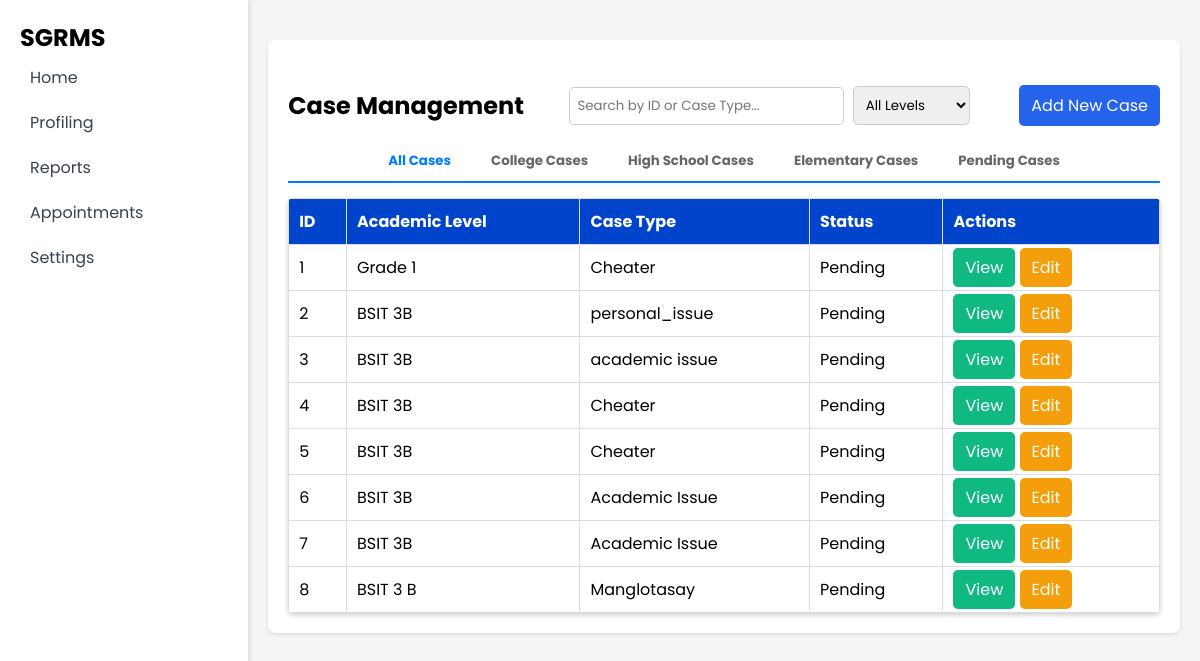
Screenshot of /Reports/case.php with the database file from the repository.
### tables this page shows
CREATE TABLE `case_records` (
  `case_id` int(11) NOT NULL,
  `student_name` varchar(100) NOT NULL,
  `academic_level` varchar(50) NOT NULL,
  `grade_level` int(10) NOT NULL,
  `course_section` varchar(50) NOT NULL,
  `description` text NOT NULL,
  `case_type` varchar(100) NOT NULL,
  `reported_by` varchar(100) NOT NULL,
  `filed_date` date NOT NULL DEFAULT curdate(),
  `filed_time` time NOT NULL DEFAULT curtime(),
  `status` varchar(50) NOT NULL
);

### Reports/case.php (the view, shortened to what this page needs)
<?php
include $_SERVER['DOCUMENT_ROOT'].'/SGRMS/Database/db_connect.php';
$sql = "SELECT case_id, academic_level, case_type, description, status FROM case_records";
$result = $conn->query($sql);
?>
<!DOCTYPE html>
<html lang="en">
<head>
    <link rel="stylesheet" href="/SGRMS/CSS/style.css">
    <link rel="stylesheet" href="/SGRMS/CSS/table.css">
</head>
<body>
    <div class="container">
    <aside class="sidebar">
        <h1>SGRMS</h1>
        <ul>
            <li><a href="/SGRMS/SuperAdmin/superadmin.php">Home</a></li>
            <li class="has-submenu">
                <a href="#" id="profiling-link">Profiling</a>
            </li>
            <li><a href="/SGRMS/Reports/case.php">Reports</a></li>
            <li><a href="/SGRMS/Appointment/schedule.php">Appointments</a></li>
            <li><a href="#">Settings</a></li>
        </ul>
    </aside>
        <main class="wrapper">
            <div class="card">
                <div class="search-flex">
                    <h2>Case Management</h2>
                    <div class="search-bar">
                        <input type="text" id="search" name="search" class="search" placeholder="Search by ID or Case Type..." onkeyup="searchCases()">
                        <select name="filter_educ" id="filter_educ">
                            <option value="">All Levels</option>
                        </select>
                    </div>
                    <a href="add.case.php" class="btn btn-add">Add New Case</a>
                </div>
                <div class="tab-container">
                    <button id="allTab" class="tab active" onclick="filterCases('all')">All Cases</button>
                    <button id="collegeTab" class="tab" onclick="filterCases('college')">College Cases</button>
                    <button id="highschoolTab" class="tab" onclick="filterCases('high school')">High School Cases</button>
                    <button id="elementaryTab" class="tab" onclick="filterCases('elementary')">Elementary Cases</button>
                    <button id="pendingTab" class="tab" onclick="filterCases('pending')">Pending Cases</button>
                </div>
                <div class="table-container">
                    <table id="caseTable">
                        <thead>
                            <tr>
                                <th>ID</th>
                                <th>Academic Level</th>
                                <th>Case Type</th>
                                <th>Status</th>
                                <th>Actions</th>
                            </tr>
                        </thead>
                        <tbody>
                            <?php
                                if ($result->num_rows > 0) {
                                    while ($row = $result->fetch_assoc()) {
                                        echo "<tr>
                                                <td>{$row['case_id']}</td>
                                                <td>{$row['academic_level']}</td>
                                                <td>{$row['case_type']}</td>
                                                <td>{$row['status']}</td>
                                                <td class='actions'>
                                                    <a href='case.view.php?id={$row['case_id']}' class='btn btn-view'>View</a>
                                                    <a href='case.update.php?id={$row['case_id']}' class='btn btn-edit'>Edit</a>
                                                </td>
                                              </tr>";
                                    }
                                } else {
                                    echo "<tr><td colspan='5'>No records found</td></tr>";
                                }
                            ?>
                        </tbody>
                    </table>
                </div>
            </div>
        </main>
    </div>
</body>
</html>

### CSS/style.css (style rules this page uses)
* { margin: 0; padding: 0; box-sizing: border-box; font-family: 'Poppins', sans-serif; text-decoration: none; }
body { background-color: #f3f4f6; margin: 0; padding: 0; }
.container { display: flex; min-height: 100vh; }
.sidebar { width: 250px; background: white; padding: 20px; box-shadow: 2px 0 5px rgba(0,0,0,0.1); }
.sidebar ul { list-style: none; padding: 0; }
.sidebar ul li { padding: 10px; }
.sidebar ul li a { text-decoration: none; color: #374151; display: flex; align-items: center; }
.wrapper { flex-grow: 1; padding: 20px; }
.card { background: white; padding: 20px; border-radius: 8px; box-shadow: 0 2px 4px rgba(0,0,0,0.1); }
body { font-family: Arial, sans-serif; margin: 0; padding: 0; background-color: #f5f5f5; }
.wrapper { width: 80%; margin: 20px auto; }
table { width: 100%; border-collapse: collapse; background: white; border-radius: 5px; overflow: hidden; box-shadow: 0 2px 5px rgba(0, 0, 0, 0.2); }
th, td { padding: 10px; border-bottom: 1px solid #ddd; text-align: center; }
th { background-color: #0044cc; color: white; }

### CSS/table.css (style rules this page uses)
table { width: 100%; border-collapse: collapse; }
table th, table td { border: 1px solid #ddd; padding: 10px; text-align: left; }
.btn { padding: 8px 12px; border-radius: 5px; color: white; border: none; cursor: pointer; text-decoration: none; }
.btn-add { background: #2563eb; }
.btn-edit { background: #f59e0b; }
.btn-view { background: #10b981; }
.search-flex { display: flex; justify-content: space-between; align-items: center; margin-bottom: 15px; margin-top: 25px; }
.search-bar input, .search-bar select { padding: 8px; border: 1px solid #ccc; border-radius: 5px; margin-right: 5px; }

### Reports/case.php (style rules this page uses)
.tab-container { display: flex; justify-content: center; border-bottom: 2px solid #007bff; margin-bottom: 15px; }
.tab { padding: 10px 20px; cursor: pointer; font-weight: bold; color: #666; border: none; background: none; }
.tab:hover, .tab.active { color: #007bff; }
.sidebar ul { list-style: none; padding: 0; margin: 0; }
.sidebar ul li { position: relative; }

### rows the page displays
case_records: case_id "1", academic_level "Grade 1", case_type "Cheater", status "Pending"
case_records: case_id "2", academic_level "BSIT 3B", case_type "personal_issue", status "Pending"
case_records: case_id "3", academic_level "BSIT 3B", case_type "academic issue", status "Pending"
case_records: case_id "4", academic_level "BSIT 3B", case_type "Cheater", status "Pending"
case_records: case_id "5", academic_level "BSIT 3B", case_type "Cheater", status "Pending"
case_records: case_id "6", academic_level "BSIT 3B", case_type "Academic Issue", status "Pending"
case_records: case_id "7", academic_level "BSIT 3B", case_type "Academic Issue", status "Pending"
case_records: case_id "8", academic_level "BSIT 3 B", case_type "Manglotasay", status "Pending"
